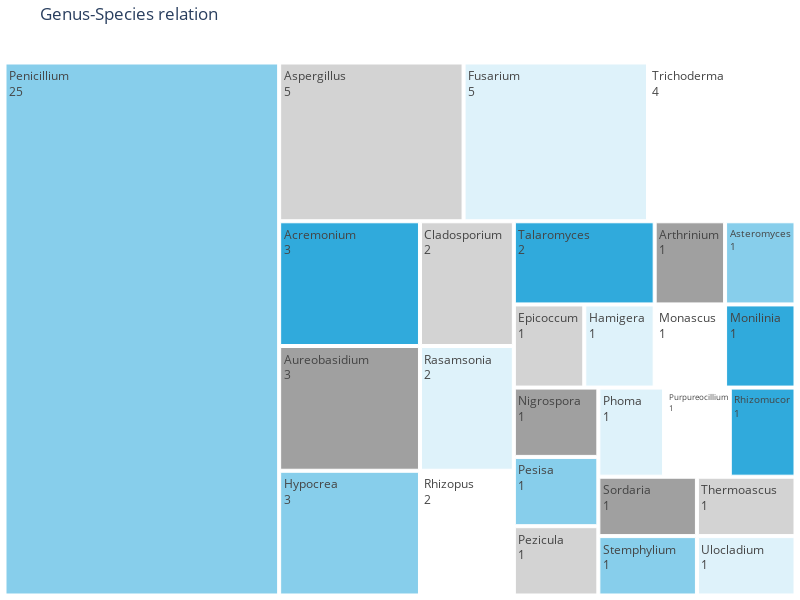

Notebook code for this chart:
### Code cell
# Filter out any 'Total' rows if present
genus_species_count_plot = genus_species_count[genus_species_count['genus'] != 'Total']

# Create the treemap plot
fig = go.Figure(go.Treemap(
    labels=genus_species_count_plot['genus'],
    parents=[''] * len(genus_species_count_plot['genus']),
    values=genus_species_count_plot['count'],
    textinfo="label+value"
))

# Update layout for better appearance
fig.update_layout(
    title="Genus-Species relation",
    treemapcolorway=["SkyBlue", "LightGray"],  # Adjust colors as needed
    width=800,  # Adjust width as per your preference
    height=600,  # Adjust height as per your preference
    margin=dict(l=0, r=0, t=40, b=0),  # Adjust margins for better layout
)

fig.show()

### Figure 1 — Plotly figure (JSON) as saved in the notebook; plotly's stock layout.template omitted (floating-point values rounded to 4 significant figures)
{"data": [{"labels": ["Acremonium", "Arthrinium", "Aspergillus", "Asteromyces", "Aureobasidium", "Cladosporium", "Epicoccum", "Fusarium", "Hamigera", "Hypocrea", "Monascus", "Monilinia", "Nigrospora", "Penicillium", "Pesisa", "Pezicula", "Phoma", "Purpureocillium", "Rasamsonia", "Rhizomucor", "Rhizopus", "Sordaria", "Stemphylium", "Talaromyces", "Thermoascus", "Trichoderma", "Ulocladium"], "parents": ["", "", "", "", "", "", "", "", "", "", "", "", "", "", "", "", "", "", "", "", "", "", "", "", "", "", ""], "textinfo": "label+value", "type": "treemap", "values": [3, 1, 5, 1, 3, 2, 1, 5, 1, 3, 1, 1, 1, 25, 1, 1, 1, 1, 2, 1, 2, 1, 1, 2, 1, 4, 1]}], "layout": {"height": 600, "margin": {"b": 0, "l": 0, "r": 0, "t": 40}, "title": {"text": "Genus-Species relation"}, "treemapcolorway": ["SkyBlue", "LightGray"], "width": 800}}
